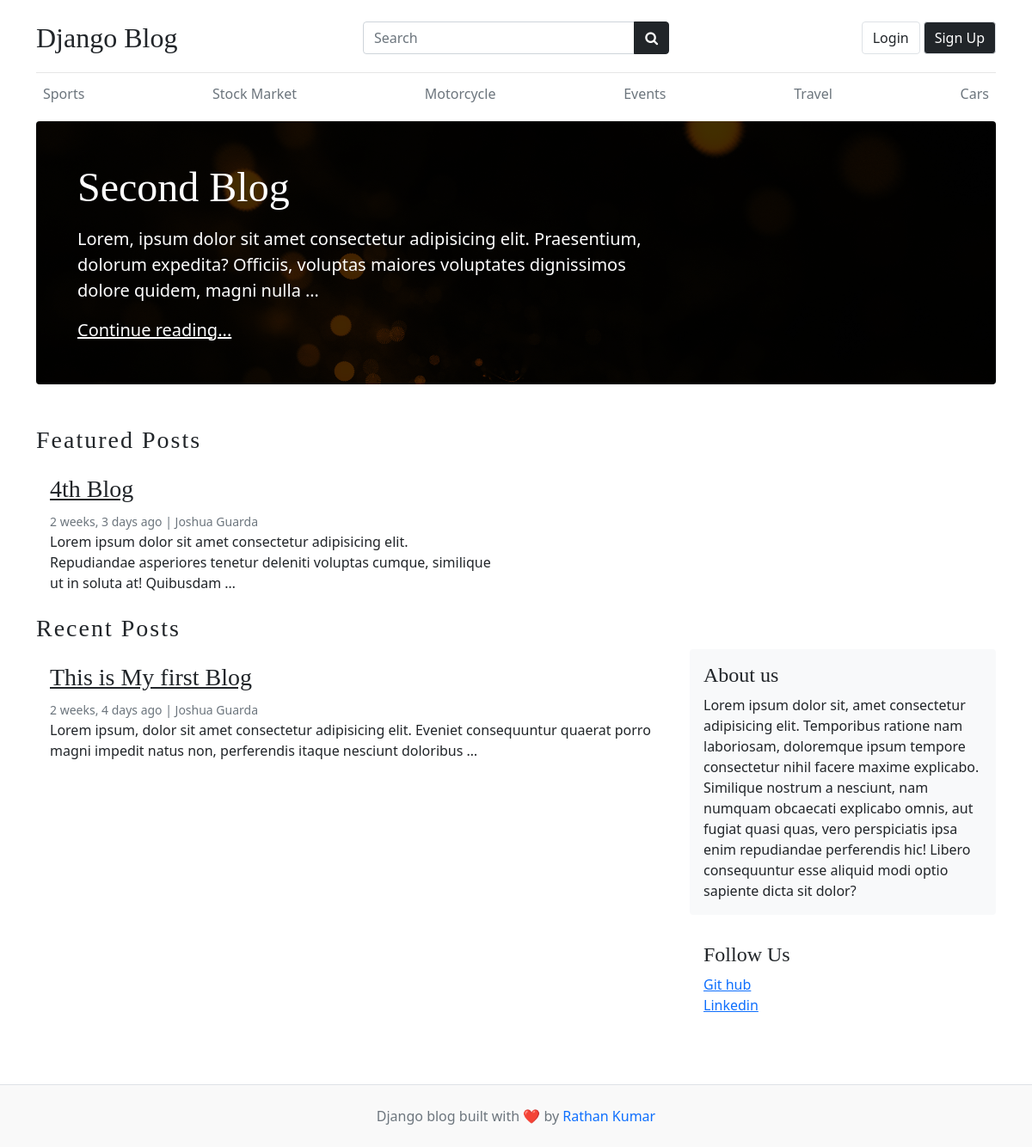
The page / on the database its author committed.
### blogs/models.py (models this page shows, shortened)
class Category(models.Model):
    category_name = models.CharField(max_length=50, unique= True)
    created_at = models.DateTimeField(auto_now_add=True)
    updated_at = models.DateTimeField(auto_now=True)
    def __str__(self) -> str:
        return self.category_name
    class Meta:
        verbose_name_plural = 'Categories'

class Blog(models.Model):
    title = models.CharField(max_length=100)
    slug = models.SlugField(max_length=150,unique=True, blank=True) # Slug is the - in the url This-is-My-first-Blog --> this should automatically created check setup in your admin.py
    category=models.ForeignKey(Category,on_delete=models.CASCADE)# if you delete the Category all Blog under that Category is deleted
    author = models.ForeignKey(User,on_delete=models.CASCADE)
    featured_image = models.ImageField(upload_to='uploads/%Y/%m/%d') # the Image uploaded will go to this directory NOTE: this directory will be create automatically using the declared name in upload_to
    short_description= models.TextField(max_length=500)
    blog_body=models.TextField(max_length=2000)
    status = models.CharField(choices=STATUS_CHOICES, default='Draft')  # the model field will depend on the choices since we use 0,1 as value that is why we use IntegerField
    is_featured= models.BooleanField(default = False)
    created_at = models.DateTimeField(auto_now_add=True)
    updated_at = models.DateTimeField(auto_now=True)

class About(models.Model):
    about_heading = models.CharField(max_length=25)
    about_body = models.TextField(max_length=500)
    class Meta:
        verbose_name_plural = 'About'

class Socials(models.Model):
    social_name= models.CharField(max_length=50)
    link = models.URLField(max_length=100)
    created_at = models.DateTimeField(auto_now_add=True)
    updated_at = models.DateTimeField(auto_now=True)
    class Meta:
        verbose_name_plural = 'Social Links'

### my_blog/views.py (the view)
def home(request):
    categories = Category.objects.all()  # THIS IS OPTIONAL TO DECLARE SINCE WE ALREADY HAVE THE CONTEXT PROCESSOR for the categories
    featured_post = Blog.objects.filter(is_featured = True, status='Published').order_by('-updated_at')
    un_featured_post = Blog.objects.filter(is_featured = False, status='Published').order_by('-updated_at')
    try:
        about = About.objects.get()
        socials =Socials.objects.all()
    except:
        about = None
        socials= None
    context = {
        'categories':categories, # THIS IS OPTIONAL TO DECLARE SINCE WE ALREADY HAVE THE CONTEXT PROCESSOR for the categories
        'featured_post':featured_post,
        'un_featured_post':un_featured_post,
        'about':about,
        'socials':socials
    }
    return render(request,'home.html',context)

### blogs/context_processors.py (called while the page is built)
def get_categories(request):
    categories = Category.objects.all()
    return dict(categories=categories)

def get_socials(request):
    socials = Socials.objects.all()
    return dict(socials=socials)

### templates/home.html (shortened to what this page needs)
{% extends "base.html" %}
{% load static %}
    {% block content %}
        {% for post in featured_post %}
            {% if forloop.first %}
                <div
                    class="jumbotron p-3 p-md-5 text-white rounded bg-dark"
                    style="
                        background-image: url({% static 'images/golden_burst.jpg'%});
                        background-blend-mode: overlay;
                        background-size: cover;
                    ">
                    <div class="col-md-8 px-0">
                        <h1 class="display-4 font-italic">{{post.title}}</h1>
                        <p class="lead my-3 ">
                            {{post.short_description | truncatewords:20}}
                        </p>
                        <p class="lead mb-0"><a href="{%url 'blogs' post.slug%}" class="text-white font-weight-bold">Continue reading...</a></p>
                    </div>
                </div>
            {% endif %}
        {% endfor %}
        <h3 class="text-upppercase text-dark pt-5" style="letter-spacing: 2px;">Featured Posts</h3>
        <div class="row mb-2">
            {% for post in featured_post %}
                {% if not forloop.first %}
                    <div class="col-md-6">
                        <div class="card border-0">
                            <div class="card-body">
                                <h3><a href="{%url 'blogs' post.slug%}" class='text-dark'>{{post.title}}</a></h3>
                                <small class="mb-1 text-muted">{{post.created_at| timesince}} ago | {{post.author.first_name}} {{post.author.last_name}}</small>
                                <p class="card-text">
                                {{post.short_description | truncatewords:20}}
                                </p>
                            </div>
                        </div>
                    </div>
                {% endif %}
            {% endfor %}
        </div>
        <h3 class="text-upppercase text-dark" style="letter-spacing: 2px;">Recent Posts</h3>
        <main role="main" class="container p-0">
            <div class="row">
                <div class="col-md-8 blog-main">
                    {% for post in un_featured_post  %}
                        <div class="card border-0">
                            <div class="card-body">
                                <h3><a href="{%url 'blogs' post.slug%}"class='text-dark'>{{post.title}}</a></h3>
                                <small class="mb-1 text-muted">{{post.created_at| timesince}} ago | {{post.author.first_name}} {{post.author.last_name}}</small>
                                <p class="card-text">
                                {{post.short_description |truncatewords:20}}
                                </p>
                            </div>
                        </div>
                    {% endfor %}
                </div>
                <aside class="col-md-4 blog-sidebar">
                    <div class="p-3 mb-3 bg-light rounded">
                        <h4 class="font-italic">{{about.about_heading}}</h4>
                        <p class="mb-0">
                            {{about.about_body}}
                        </p>
                    </div>
                    <div class="p-3">
                        <h4 class="font-italic">Follow Us</h4>
                        <ol class="list-unstyled">
                            {% for social in socials %}
                                <li><a href={{social.link}}>{{social.social_name}}</a></li>
                            {% endfor %}
                        </ol>
                    </div>
                </aside>
            </div>
        </main>
    </div>
{% endblock content %}

### templates/base.html (shortened to what this page needs)
{% load static %}
<!DOCTYPE html>
<html lang="en">
    <head>
        <link href="https://cdn.jsdelivr.net/npm/bootstrap@5.0.2/dist/css/bootstrap.min.css" rel="stylesheet">
        <link rel="stylesheet" href="https://cdnjs.cloudflare.com/ajax/libs/font-awesome/4.7.0/css/font-awesome.min.css">
        <link type='text/css' href="{% static 'css/blog.css' %}" rel="stylesheet" />
    </head>
    <body>
        {% if hide_nav %}
        {% else %}
        <div class="container">
            <header class="blog-header py-3">
                <nav>
                    <div class="row flex-nowrap justify-content-between align-items-center">
                        <div class="col-12 col-md-4 pt-1">
                            <a class="blog-header-logo text-dark text-decoration-none  fs-2" href="/">Django Blog</a>
                        </div>
                        <div class="col-12 col-md-4  pt-1">
                            <form action="{%url 'search' %}" method="GET">
                                <div class="input-group">
                                    <input class="form-control" type="text" placeholder="Search" value="{{keyword}}" name="keyword" aria-label="Search"/>
                                    <button class="btn btn-dark" id="button-search" type="submit">
                                        <i class="fa fa-search"></i>
                                    </button>
                                </div>
                            </form>
                        </div>
                        <div class="col-12 col-md-4 pt-1 d-flex">
                            {% if user.is_authenticated%}
                            <ul class="navbar-nav ms-auto gap-2 d-flex">
                                {% comment %} {% if user.is_superuser%}
                                    <span class="text-sm text-muted UserProf">Welcome, {{user.username.capitalize}}</span>
                                {% else %}
                                {% endif %}
                                {% endcomment %}
                                <ul class="navbar-nav ms-auto d-flex flex-row gap-1">
                                    <li class="nav-item">
                                        <span class="text-sm text-muted UserProf">Welcome, {{user.first_name.capitalize}}</span> &nbsp;
                                        <button type="button" id="login-btn" class="btn btn-outline-primary fw-normal btn-md lead border" onclick="location.href='{%url 'dashboard'%}'">
                                            Dashboard
                                        </button>
                                    </li>
                                    <li class="nav-item">
                                        <button type="button" id="login-btn" class="btn btn-danger fw-normal btn-md lead border" onclick="location.href='{%url 'logout'%}'">
                                            Logout
                                        </button>
                                    </li>
                                </ul>
                                {% else %}
                                <ul class="navbar-nav ms-auto d-flex flex-row gap-1">
                                    <li class="nav-item">
                                        <a href="{% url 'login' %}" class="btn btn-md border lead">Login</a>
                                    </li>
                                    <li class="nav-item">
                                        <a href="{% url 'register' %}" class="btn btn-md btn-dark border lead">Sign Up</a>
                                    </li>
                                </ul>
                            {% endif %}
                        </div>
                    </div>
                </nav>
            </header>
        {% endif %}
        {% if hide_category %}
        {% else %}
            <div class="nav-scroller py-1 mb-2">
                <nav class="nav d-flex justify-content-between overflow-auto">
                    {% for category in categories %}
                        <a class="p-2 text-muted text-decoration-none" href="{%url 'posts_by_category' category.id%}">{{category}}</a>
                    {% endfor %}
                </nav>
            </div>
        {% endif %}
        {% block content %}{% endblock content %}
        {% if hide_footer %}
        {% else %}
            <footer class="blog-footer py-4 mt-5 text-center text-muted border-top">
                <div class="container">
                    <p class="mb-0">Django blog built with ❤️ by <a href="#" class="text-decoration-none">Rathan Kumar</a></p>
                </div>
            </footer>
        {% endif %}
    </body>
</html>

### my_blog/static/css/blog.css (style rules this page uses)
.blog-header { border-bottom: 1px solid #e5e5e5; }
.blog-header-logo { font-family: "Playfair Display", Georgia, "Times New Roman", serif; font-size: 2.25rem; }
h1, h2, h3, h4, h5, h6 { font-family: "Playfair Display", Georgia, "Times New Roman", serif; }
.display-4 { font-size: 2.5rem; }
@media (min-width: 768px) { .display-4 { font-size: 3rem; } }
.blog-footer { padding: 2.5rem 0; color: #727272; text-align: center; background-color: #f9f9f9; border-top: .05rem solid #e5e5e5; }
.blog-footer p:last-child { margin-bottom: 0; }

### rows shown on the page
Category: category_name "Sports"
Category: category_name "Stock Market"
Category: category_name "Motorcycle"
Category: category_name "Events"
Category: category_name "Travel"
Category: category_name "Cars"
Blog: title "Second Blog", short_description "Lorem, ipsum dolor sit amet consectetur adipisicing elit. Praesentium, dolorum expedita? Officiis, voluptas maiores voluptates dignissimos dolore quidem, magni nulla …"
Blog: title "4th Blog", created_at "2 weeks, 3 days", author.first_name "Joshua", author.last_name "Guarda", short_description "Lorem ipsum dolor sit amet consectetur adipisicing elit. Repudiandae asperiores tenetur deleniti voluptas cumque, similique ut in soluta at! Quibusdam …"
Blog: title "This is My first Blog", created_at "2 weeks, 4 days", author.first_name "Joshua", author.last_name "Guarda", short_description "Lorem ipsum, dolor sit amet consectetur adipisicing elit. Eveniet consequuntur quaerat porro magni impedit natus non, perferendis itaque nesciunt doloribus …"
About: about_heading "About us", about_body "Lorem ipsum dolor sit, amet consectetur adipisicing elit. Temporibus ratione nam laboriosam, doloremque ipsum tempore consectetur nihil facere maxime explicabo. Similique nostrum a nesciunt, nam numquam obcaecati explicabo omnis, aut fugiat quasi quas, vero perspiciatis ipsa enim repudiandae perferendis hic! Libero consequuntur esse aliquid modi optio sapiente dicta sit dolor?"
Socials: social_name "Git hub"
Socials: social_name "Linkedin"
